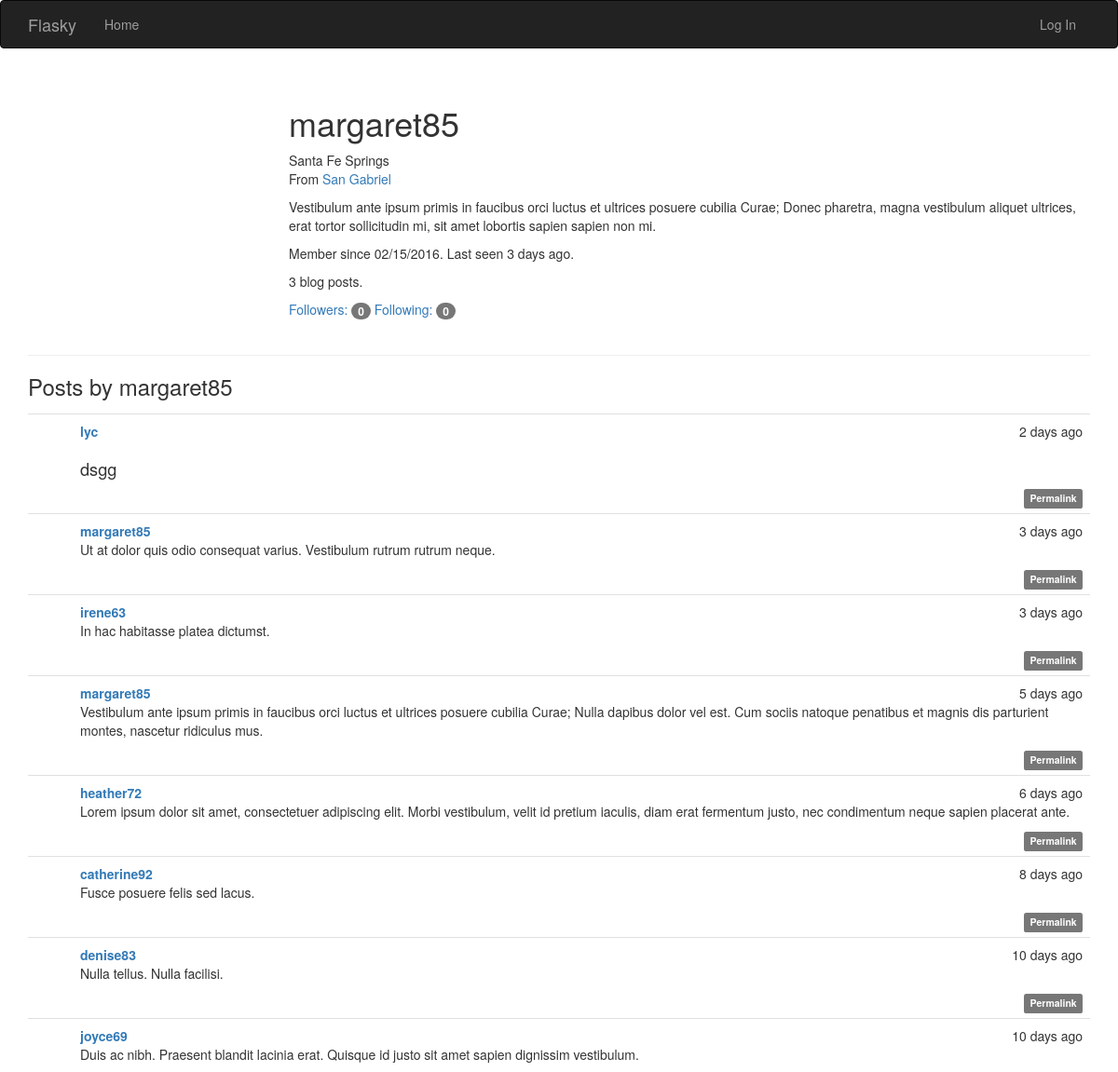
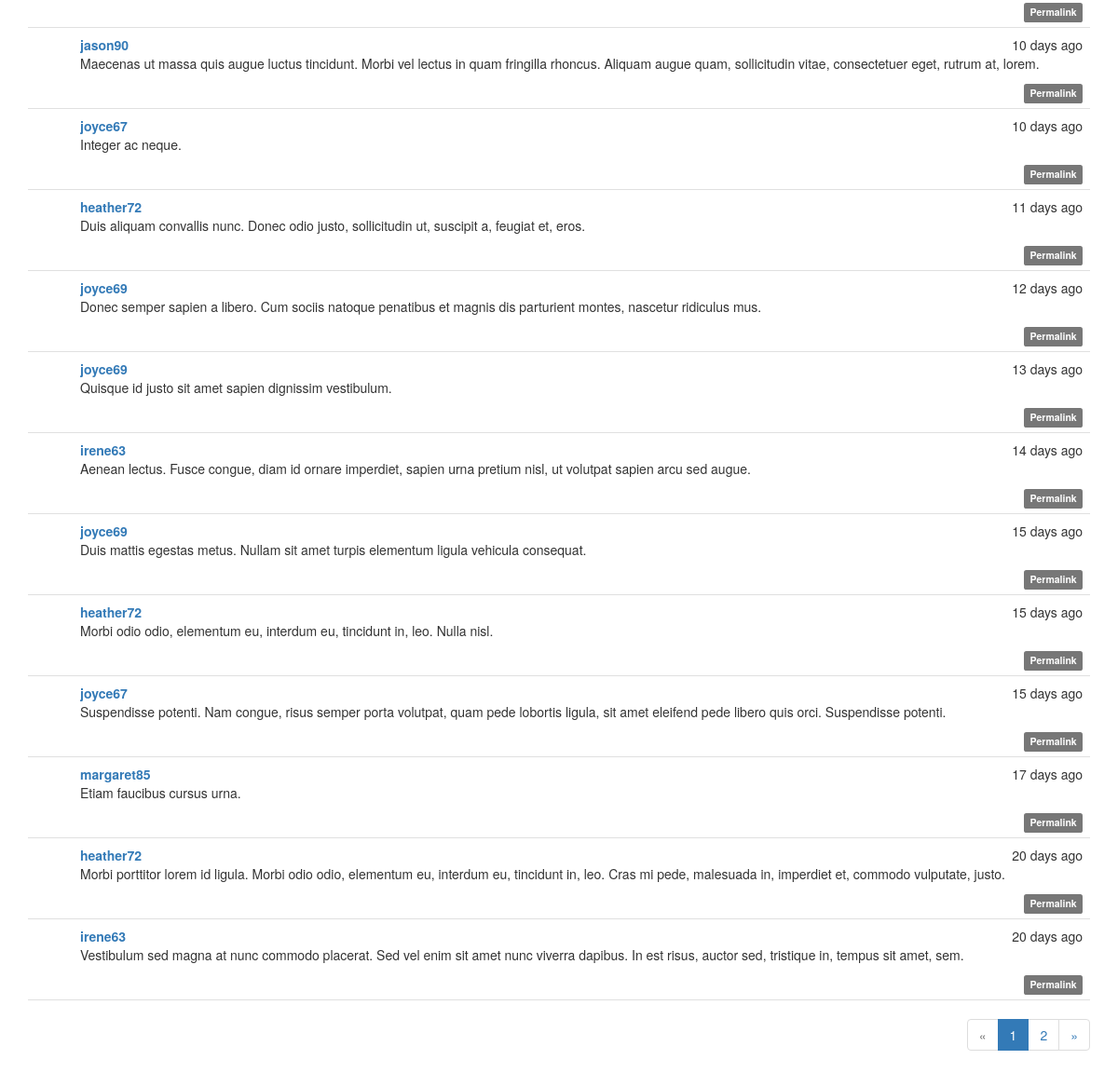
The app's page /user/margaret85 with its own data (2 pictures, top to bottom).
### app/models.py (models this page shows, shortened)
class User(UserMixin, db.Model):
	__tablename__ = 'users'
	id = db.Column(db.Integer, primary_key=True)
	username = db.Column(db.String(64), unique=True, index=True)
	role_id = db.Column(db.Integer, db.ForeignKey('roles.id'))
	password_hash = db.Column(db.String(128))
	email = db.Column(db.String(64), unique = True, index = True)
	confirmed = db.Column(db.Boolean, default = False)
	name = db.Column(db.String(64))
	location = db.Column(db.String(64))
	about_me = db.Column(db.Text())
	member_since = db.Column(db.DateTime(), default = datetime.utcnow)
	last_seen = db.Column(db.DateTime(), default = datetime.utcnow)
	posts = db.relationship('Post', backref = 'author', lazy = 'dynamic')
	followed = db.relationship('Follow',
								foreign_keys = [Follow.follower_id],
								backref = db.backref('follower', lazy = 'joined'),
								lazy = 'dynamic',
								cascade = 'all, delete-orphan')
	followers = db.relationship('Follow',
								foreign_keys = [Follow.followed_id],
								backref = db.backref('followed', lazy = 'joined'),
								lazy = 'dynamic',
								cascade = 'all, delete-orphan')
	comments = db.relationship('Comment', backref = 'author', lazy = 'dynamic')
	@property
	def password(self):
		raise AttributeError('password is not a readable attribute')

class Post(db.Model):
	__tablename__ = 'posts'
	id = db.Column(db.Integer, primary_key = True)
	body = db.Column(db.Text)
	timestamp = db.Column(db.DateTime, index = True, default = datetime.utcnow)
	author_id = db.Column(db.Integer, db.ForeignKey('users.id'))
	body_html = db.Column(db.Text)
	comments = db.relationship('Comment', backref = 'post', lazy = 'dynamic')

### app/main/views.py (the view)
@main.route('/user/<username>')
def user(username):
	user = User.query.filter_by(username = username).first()
	if user is None:
		abort(404)
	page = request.args.get('page', 1, type = int)
	pagination = Post.query.order_by(Post.timestamp.desc()).paginate(
		page, per_page = current_app.config['FLASKY_POSTS_PER_PAGE'],
		error_out = False)
	posts = pagination.items
	return render_template('user.html', user = user, posts = posts, pagination = pagination)

### app/auth/views.py (called while the page is built)
@auth.before_app_request
def before_request():
	if current_user.is_authenticated:
		current_user.ping()
		if not current_user.confirmed\
				and request.endpoint[:5] != 'auth.'\
				and request.endpoint != 'static':
			return redirect(url_for('auth.unconfirmed'))

### app/main/__init__.py (called while the page is built)
@main.app_context_processor
def inject_permission():
	return dict(Permission = Permission)

### app/models.py (called while the page is built)
	def can(self, permissions):
		return False

	def is_administrator(self):
		return False

### app/templates/user.html (shortened to what this page needs)
{% extends "base.html" %}
{% import "_macros.html" as macros %}
{% block page_content %}
<div class="page-header">
    <div class="profile-header">
        <h1>{{ user.username }}</h1>
        {% if user.name or user.location %}
        <p>
            {% if user.name %}{{ user.name }}<br>{% endif %}
            {% if user.location %}
                From <a href="http://maps.google.com/?q={{ user.location }}">{{ user.location }}</a><br>
            {% endif %}
        </p>
        {% endif %}
        {% if user.about_me %}<p>{{ user.about_me }}</p>{% endif %}
        <p>Member since {{ moment(user.member_since).format('L') }}. Last seen {{ moment(user.last_seen).fromNow() }}.</p>
        <p>{{ user.posts.count() }} blog posts.</p>
        <p>
            <a href="{{ url_for('.followers', username=user.username) }}">Followers: <span class="badge">{{ user.followers.count() - 1 }}</span></a>
            <a href="{{ url_for('.followed_by', username=user.username) }}">Following: <span class="badge">{{ user.followed.count() - 1 }}</span></a>
        </p>
    </div>
</div>
<h3>Posts by {{ user.username }}</h3>
{% include '_posts.html' %}
{% if pagination %}
<div class="pagination">
    {{ macros.pagination_widget(pagination, '.user', username=user.username) }}
</div>
{% endif %}
{% endblock %}

### app/templates/_posts.html (shortened to what this page needs)
<ul class="posts">
	{% for post in posts %}
	<li class="post">
		<div class="post-content">
			<div class="post-date">{{ moment(post.timestamp).fromNow() }}</div>
			<div class="post-author"><a href="{{ url_for('.user', username=post.author.username) }}">{{ post.author.username }}</a></div>
			<div class="post-body">
				{% if post.body_html %}
					{{ post.body_html | safe }}
				{% else %}
					{{ post.body }}
				{% endif %}
			</div>
			<div class = "post-footer">
				<a href = "{{ url_for('.post', id = post.id) }}">
					<span class = "label label-default">Permalink</span>
				</a>
			</div>
		</div>
	</li>
	{% endfor %}
</ul>

### app/static/styles.css (style rules this page uses)
.profile-header { min-height: 260px; margin-left: 280px; }
ul.posts { list-style-type: none; padding: 0px; margin: 16px 0px 0px 0px; border-top: 1px solid #e0e0e0; }
ul.posts li.post { padding: 8px; border-bottom: 1px solid #e0e0e0; }
div.post-date { float: right; }
div.post-author { font-weight: bold; }
div.post-content { margin-left: 48px; min-height: 48px; }
div.post-footer { text-align: right; }
div.pagination { width: 100%; text-align: right; padding: 0px; margin: 0px; }
.post-body h2 { font-size: 130%; }

### records on screen
User: username "margaret85", name "Santa Fe Springs", location "San Gabriel", about_me "Vestibulum ante ipsum primis in faucibus orci luctus et ultrices posuere cubilia Curae; Donec pharetra, magna vestibulum aliquet ultrices, erat tortor sollicitudin mi, sit amet lobortis sapien sapien non mi.", member_since "02/15/2016", last_seen "3 days ago"
Post: timestamp "2 days ago", author.username "lyc", body_html "dsgg"
Post: timestamp "3 days ago", author.username "margaret85", body_html "Ut at dolor quis odio consequat varius. Vestibulum rutrum rutrum neque."
Post: timestamp "3 days ago", author.username "irene63", body_html "In hac habitasse platea dictumst."
Post: timestamp "5 days ago", author.username "margaret85", body_html "Vestibulum ante ipsum primis in faucibus orci luctus et ultrices posuere cubilia Curae; Nulla dapibus dolor vel est. Cum sociis natoque penatibus et magnis dis parturient montes, nascetur ridiculus mus."
Post: timestamp "6 days ago", author.username "heather72", body_html "Lorem ipsum dolor sit amet, consectetuer adipiscing elit. Morbi vestibulum, velit id pretium iaculis, diam erat fermentum justo, nec condimentum neque sapien placerat ante."
Post: timestamp "8 days ago", author.username "catherine92", body_html "Fusce posuere felis sed lacus."
Post: timestamp "10 days ago", author.username "denise83", body_html "Nulla tellus. Nulla facilisi."
Post: timestamp "10 days ago", author.username "joyce69", body_html "Duis ac nibh. Praesent blandit lacinia erat. Quisque id justo sit amet sapien dignissim vestibulum."
Post: timestamp "10 days ago", author.username "jason90", body_html "Maecenas ut massa quis augue luctus tincidunt. Morbi vel lectus in quam fringilla rhoncus. Aliquam augue quam, sollicitudin vitae, consectetuer eget, rutrum at, lorem."
Post: timestamp "10 days ago", author.username "joyce67", body_html "Integer ac neque."
Post: timestamp "11 days ago", author.username "heather72", body_html "Duis aliquam convallis nunc. Donec odio justo, sollicitudin ut, suscipit a, feugiat et, eros."
Post: timestamp "12 days ago", author.username "joyce69", body_html "Donec semper sapien a libero. Cum sociis natoque penatibus et magnis dis parturient montes, nascetur ridiculus mus."
Post: timestamp "13 days ago", author.username "joyce69", body_html "Quisque id justo sit amet sapien dignissim vestibulum."
Post: timestamp "14 days ago", author.username "irene63", body_html "Aenean lectus. Fusce congue, diam id ornare imperdiet, sapien urna pretium nisl, ut volutpat sapien arcu sed augue."
Post: timestamp "15 days ago", author.username "joyce69", body_html "Duis mattis egestas metus. Nullam sit amet turpis elementum ligula vehicula consequat."
Post: timestamp "15 days ago", author.username "heather72", body_html "Morbi odio odio, elementum eu, interdum eu, tincidunt in, leo. Nulla nisl."
Post: timestamp "15 days ago", author.username "joyce67", body_html "Suspendisse potenti. Nam congue, risus semper porta volutpat, quam pede lobortis ligula, sit amet eleifend pede libero quis orci. Suspendisse potenti."
Post: timestamp "17 days ago", author.username "margaret85", body_html "Etiam faucibus cursus urna."
Post: timestamp "20 days ago", author.username "heather72", body_html "Morbi porttitor lorem id ligula. Morbi odio odio, elementum eu, interdum eu, tincidunt in, leo. Cras mi pede, malesuada in, imperdiet et, commodo vulputate, justo."
Post: timestamp "20 days ago", author.username "irene63", body_html "Vestibulum sed magna at nunc commodo placerat. Sed vel enim sit amet nunc viverra dapibus. In est risus, auctor sed, tristique in, tempus sit amet, sem."

### other values on screen
{{ user.posts.count() }} "3"
{{ user.followers.count() - 1 }} "0"
{{ user.followed.count() - 1 }} "0"
{{ p }} "1"
{{ p }} "2"
